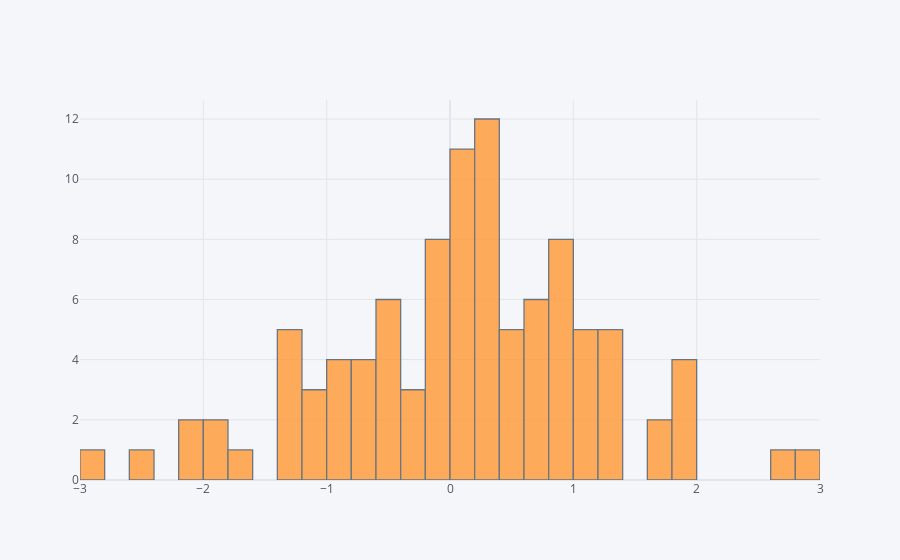

Write notebook code for a chart like this one.
### Code cell
dataframe['a'].iplot(kind='hist', bins=30)

### Figure 1 — Plotly figure (JSON) as saved in the notebook; plotly's stock layout.template omitted (floating-point values rounded to 4 significant figures)
{"data": [{"histfunc": "count", "histnorm": "", "marker": {"color": "rgba(255, 153, 51, 1.0)", "line": {"color": "#4D5663", "width": 1.3}}, "name": "a", "nbinsx": 30, "opacity": 0.8, "orientation": "v", "type": "histogram", "x": [0.7954, -0.1674, 0.05523, 1.2, 1.269, 0.9392, 1.11, -1.078, -2.566, 1.707, 0.8664, 0.1618, 0.4977, 0.01219, 0.8716, 0.2287, -0.3237, -0.6517, -1.086, 0.7677, 2.956, 1.138, -0.4008, -0.8292, 0.3182, -0.4728, -1.856, -2.084, 0.9744, 0.1703, -0.7079, 0.7388, 0.6156, -0.8092, 0.4292, 1.244, 0.2298, 1.207, 1.042, -0.1357, 0.2484, 0.9987, 0.04245, -0.04105, 0.3902, 0.3421, 0.6108, -2.101, 2.605, -2.81, 1.13, 0.3268, 0.5121, 1.638, -0.5107, -0.8685, 0.06878, -0.6823, 0.8113, -0.2497, 0.7636, -1.914, -1.255, -1.332, -0.7826, 1.894, 0.5859, -0.0511, 1.936, 1.842, 0.131, 0.1928, -0.4718, 1.328, -0.1625, -1.706, -0.5515, 0.538, -0.9707, 0.8137, 0.3134, 1.964, -1.252, 0.09176, 0.2915, 0.1178, 0.2793, -1.304, 0.002989, -1.196, -0.005886, -0.4242, 0.3365, -1.213, -0.04541, -0.3969, 0.3506, -0.1796, 1.153, 0.8311]}], "layout": {"autosize": true, "barmode": "overlay", "legend": {"bgcolor": "#F5F6F9", "font": {"color": "#4D5663"}}, "paper_bgcolor": "#F5F6F9", "plot_bgcolor": "#F5F6F9", "title": {"font": {"color": "#4D5663"}}, "xaxis": {"autorange": true, "gridcolor": "#E1E5ED", "range": [-3, 3.0], "showgrid": true, "tickfont": {"color": "#4D5663"}, "title": {"font": {"color": "#4D5663"}, "text": ""}, "type": "linear", "zerolinecolor": "#E1E5ED"}, "yaxis": {"autorange": true, "gridcolor": "#E1E5ED", "range": [0, 12.63], "showgrid": true, "tickfont": {"color": "#4D5663"}, "title": {"font": {"color": "#4D5663"}, "text": ""}, "zerolinecolor": "#E1E5ED"}}}
